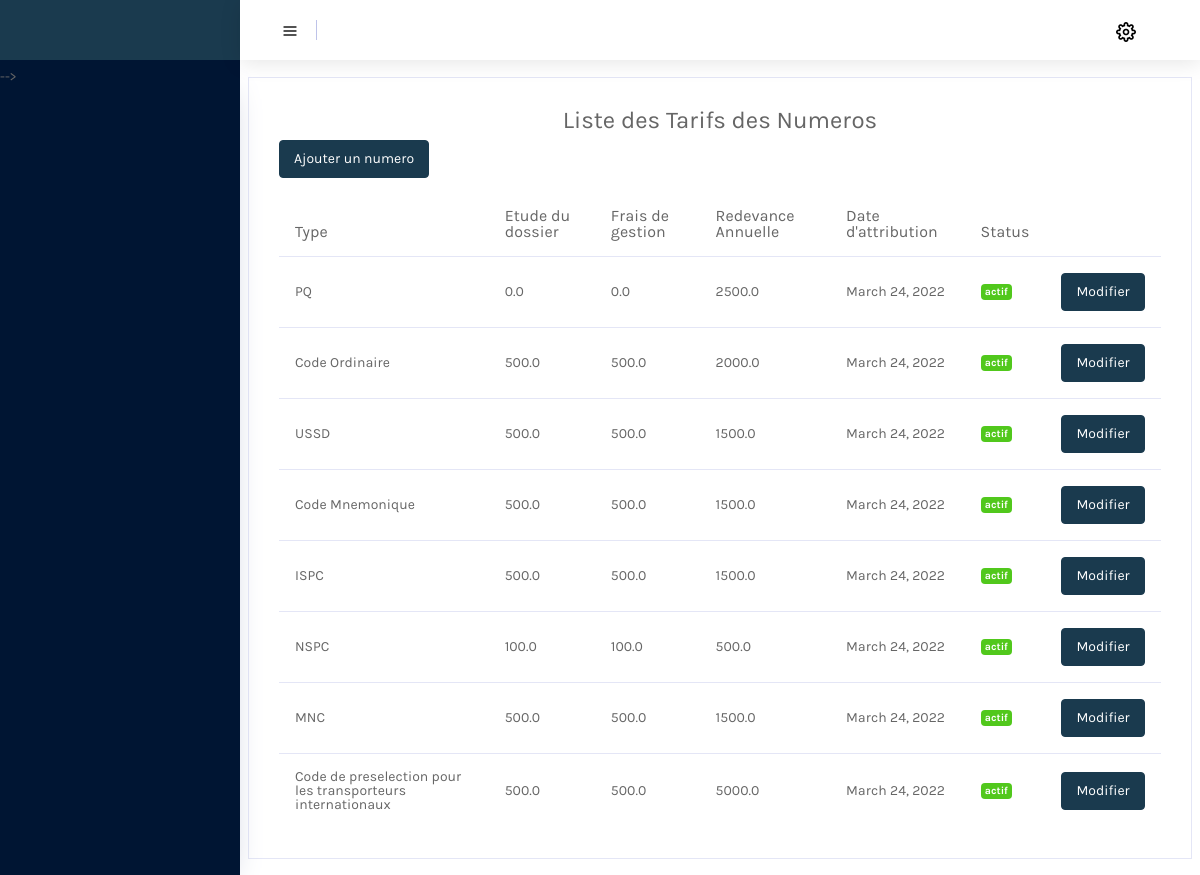
Page /liste_tarifNumero/ (signed in) on the earlier database version.
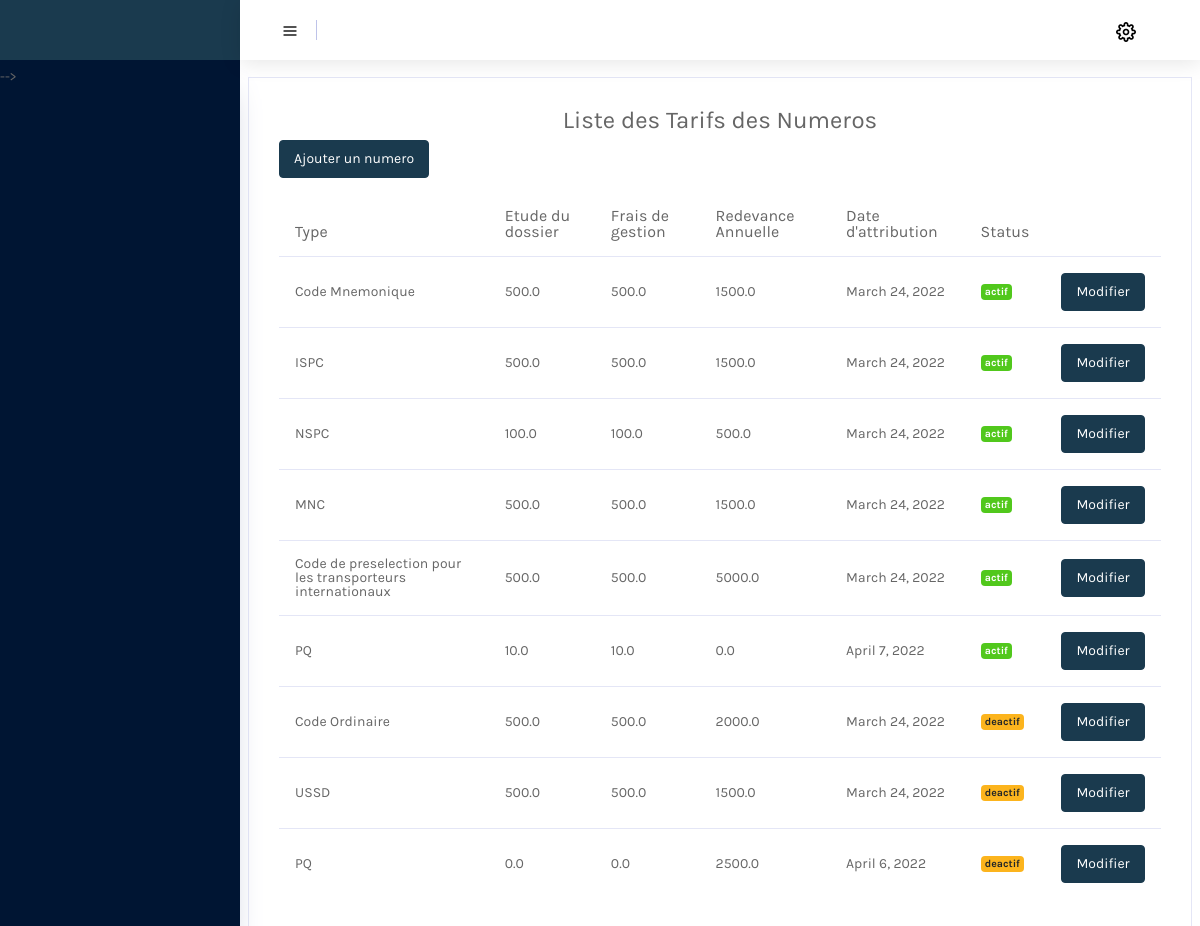
Same page on the later database version.
### gestionclient/models.py (models this page shows)
class TarifFFNumero(models.Model):
    TYPE = (
        ('PQ','PQ'),
        ('Code Ordinaire','Code Ordinaire'),
        ('USSD','USSD'),
        ('Code Mnemonique','Code Mnemonique'),
        ('ISPC','ISPC'),
        ('NSPC','NSPC'),
        ('MNC','MNC'),
        ('Code de preselection pour les transporteurs internationaux','Code de preselection pour les transporteurs internationaux'),
    )
    type = models.CharField(max_length=200,  null=True, choices=TYPE)
    etudeDossier = models.FloatField(max_length=200, null=True)
    fraisGestion = models.FloatField(max_length=200, null=True)
    redevanceAnn = models.FloatField(max_length=200, null=True)
    etat = models.CharField(max_length=200, null=True, default='actif')
    dateAtri = models.DateField(auto_now_add= True, null= True)

### gestionclient/views.py (the view)
# urls.py: path('liste_tarifNumero/', views.ListeTarifNum,name='ListeTarifNum'),
@login_required(login_url='login_page')
def ListeTarifNum(request):
    context = {
        'tarifs': TarifFFNumero.objects.all().order_by('etat'),
        'today':date.today(),
    }
    return render(request,'gestionclient/Tarif_Numero/ListeTarif.html',context)

### gestionclient/views.py (called while the page is built)
def etatNum():
    numeros = NumeroCourt.objects.filter( etat = 'actif').exclude( periode = 0)
    today = date.today()
    for numero in numeros:
        delais = today - numero.dateAtri
        if delais.days > numero.periode:
            numero.etat = 'deactif'
            numero.save()

### gestionclient/templates/gestionclient/Tarif_Numero/ListeTarif.html
{%  extends 'gestionclient/base.html' %}
{% block content %}
<div class="row">
    <div class="col-lg-12 grid-margin">
        <br>
        <div class="card">
            <div class="card-body">
                <div class="d-flex justify-content-center">
                   <h4>Liste des Tarifs des Numeros</h4>
                </div>
                <p class="card-description">
                <a href="{% url 'ajoutertarifNumero' %}"><button type="button" class="btn btn-primary">Ajouter un numero</button></a>
                  </p>
                <div class="table-responsive">
                <table class="table table-hover">
                    <thead>
                    <tr>
                        <th>Type</th>
                        <th>Etude du dossier</th>
                        <th>Frais de gestion</th>
                        <th>Redevance Annuelle</th>
                        <th>Date d'attribution</th>
                        <th>Status</th>
                        <th colspan="5"></th>
                    </tr>
                    </thead>
                    <tbody>
                    {% if tarifs %}
                    {% for tarif in tarifs %}
                    <tr>
                        <td>{{ tarif.type }}</td>
                        <td>{{ tarif.etudeDossier }}</td>
                        <td>{{ tarif.fraisGestion }}</td>
                        <td>{{ tarif.redevanceAnn }}</td>
                        <td>{{ tarif.dateAtri }}</td>
                        {% if  tarif.etat == 'actif' %}
                        <td><label class="badge badge-success" >{{  tarif.etat }}</label></td>
                        {% else %}
                        <td><label class="badge badge-warning" >{{  tarif.etat }}</label></td>
                        {% endif %}
                        <td>
                            <a href=""><button type="button" class="btn btn-primary" >Modifier</button></a>
                        </td>
                    </tr>
                    {% endfor %}
                    {% else %}
                            <h2>Pas de certificat</h2>
                    {% endif %}
                    </tbody>
                </table>
                </div>
            </div>
        </div>
    </div>
</div>
{% endblock %}

### gestionclient/templates/gestionclient/base.html (shortened to what this page needs)
{% load static %}
<!DOCTYPE html>
<html lang="en">
<head>
  <link rel="stylesheet" href="{% static '/vendors/mdi/css/materialdesignicons.min.css' %}">
  <link rel="stylesheet" href="{% static '/vendors/feather/feather.css' %}">
  <link rel="stylesheet" href="{% static '/vendors/base/vendor.bundle.base.css' %}">
  <link rel="stylesheet" href="https://cdnjs.cloudflare.com/ajax/libs/font-awesome/6.0.0/css/all.min.css" />
  <link rel="stylesheet" href="{% static '/vendors/flag-icon-css/css/flag-icon.min.css' %}"/>
  <link rel="stylesheet" href="{% static '/vendors/font-awesome/css/font-awesome.min.css' %}">
  <link rel="stylesheet" href="{% static '/vendors/jquery-bar-rating/fontawesome-stars-o.css' %}">
  <link rel="stylesheet" href="{% static '/vendors/jquery-bar-rating/fontawesome-stars.css' %}">
  <link rel="stylesheet" href="{% static '/css/style.css' %}">
</head>
<body>
  <div class="container-scroller">
    <nav class=" navbar col-lg-12 col-12 p-0 fixed-top d-flex flex-row">
      <div class="text-center navbar-brand-wrapper d-flex align-items-center justify-content-center">
      </div>
      <div class="navbar-menu-wrapper d-flex align-items-center justify-content-end">
        <button class="navbar-toggler navbar-toggler align-self-center" type="button" data-toggle="minimize">
          <span class="icon-menu"></span>
        </button>
        <ul class="navbar-nav navbar-nav-right">
            <li class="nav-item dropdown d-flex mr-4 ">
              <a class="nav-link count-indicator dropdown-toggle d-flex align-items-center justify-content-center" id="notificationDropdown" href="#" data-toggle="dropdown">
                <i class="icon-cog"></i>
              </a>
            </li>
        </ul>
      </div>
    </nav>
    <div class="container-fluid page-body-wrapper">
      <nav class="sidebar sidebar-offcanvas" id="sidebar">
        <ul class="nav">
          {% if name == 'finance' %}
          <li class="nav-item">
            <a class="nav-link" href="{% url 'listeClient_page' %}">
              <i class="fa-solid fa-user-group menu-icon"></i>
              <span class="menu-title">Stats</span>
            </a>
          </li>
          <li class="nav-item">
            <a class="nav-link" data-toggle="collapse" href="#numero-basic" aria-expanded="false" aria-controls="numero-basic">
              <i class="icon-circle-check menu-icon"></i>
              <span class="menu-title">Numerotations
                {% if facturer > 0 %}
                <label class="badge badge-warning">{{ facturer }}</label>
                {% endif %}
              </span>
              <i class="menu-arrow"></i>
            </a>
            <div class="collapse" id="numero-basic">
              <ul class="nav flex-column ">
                <li class="nav-item"><a class="nav-link" href="{% url 'Listeff' %}">Fiche Facturation
                  {% if facturer > 0 %}
                <label class="badge badge-warning">{{ facturer }}</label>
                {% endif %}
                </a></li>
                <li class="nav-item"><a class="nav-link" href="{% url 'Listefactfiche' %}">Liste des factures</a></li>
              </ul>
            </div>
          </li>
          <li class="nav-item">
            <a class="nav-link" data-toggle="collapse" href="#agrement-basic" aria-expanded="false" aria-controls="agrement-basic">
              <i class="icon-circle-check menu-icon"></i>
              <span class="menu-title">Cert.Agrement
                {% if certAgr > 0 %}
                <label class="badge badge-warning">{{ certAgr }}</label>
                {% endif %}
              </span>
              <i class="menu-arrow"></i>
            </a>
            <div class="collapse" id="agrement-basic">
              <ul class="nav flex-column ">
                <li class="nav-item"><a class="nav-link" href="{% url 'ListCetAfact' %}">Fiche Facturation
                  {% if certAgr > 0 %}
                <label class="badge badge-warning">{{ certAgr }}</label>
                {% endif %}
                </a></li>
                <li class="nav-item"><a class="nav-link" href="{% url 'ListConstructeur' %}">Numero Court</a></li>
                <li class="nav-item"><a class="nav-link" href="{% url 'ListEqui' %}">Numero Long</a></li>
              </ul>
            </div>
          </li>
          <li class="nav-item">
            <a class="nav-link" data-toggle="collapse" href="#conformite-basic" aria-expanded="false" aria-controls="conformite-basic">
              <i class="icon-circle-check menu-icon"></i>
              <span class="menu-title">Cert.Conformite
                {% if conf > 0 %}
                <label class="badge badge-warning">{{ conf }}</label>
                {% endif %}
              </span>
              <i class="menu-arrow"></i>
            </a>
            <div class="collapse" id="conformite-basic">
              <ul class="nav flex-column ">
                <li class="nav-item"><a class="nav-link" href="{% url 'ListCertConfAfact' %}">Liste conformite
                  {% if conf > 0 %}
                  <label class="badge badge-warning">{{ conf }}</label>
                  {% endif %}
                </a></li>
                <!-- <li class="nav-item"><a class="nav-link" href="{% url 'ListConstructeur' %}">Numero Court</a></li>
                <li class="nav-item"><a class="nav-link" href="{% url 'ListEqui' %}">Numero Long</a></li> -->
              </ul>
            </div>
          </li>
          <li class="nav-item">
            <a class="nav-link" data-toggle="collapse" href="#homologation-basic" aria-expanded="false" aria-controls="homologation-basic">
              <i class="icon-circle-check menu-icon"></i>
              <span class="menu-title">Cert.Homologation
                {% if homolo > 0 %}
                <label class="badge badge-warning">{{ homolo }}</label>
                {% endif %}
              </span>
              <i class="menu-arrow"></i>
            </a>
            <div class="collapse" id="homologation-basic">
              <ul class="nav flex-column ">
                <li class="nav-item"><a class="nav-link" href="{% url 'ListCertHomAfact' %}">Liste Homologation
                  {% if homolo > 0 %}
                <label class="badge badge-warning">{{ homolo }}</label>
                {% endif %}
                </a></li>
                <!-- <li class="nav-item"><a class="nav-link" href="{% url 'ListConstructeur' %}">Numero Court</a></li>
                <li class="nav-item"><a class="nav-link" href="{% url 'ListEqui' %}">Numero Long</a></li> -->
              </ul>
            </div>
          </li>
          <li class="nav-item">
            <a class="nav-link" href="{% url 'ListeTaux' %}">
              <i class=" menu-icon"></i>
              <span class="menu-title">Taux</span>
            </a>
          </li>
          <li class="nav-item">
            <a class="nav-link" href="{% url 'ListeTarifNum' %}">
              <i class=" menu-icon"></i>
              <span class="menu-title">Tarif Numero</span>
            </a>
          </li>
          <li class="nav-item">
            <a class="nav-link" href="{% url 'ListeTarifFSVANum' %}">
              <i class=" menu-icon"></i>
              <span class="menu-title">Tarif FSVA</span>
            </a>
          </li>
          <li class="nav-item">
            <a class="nav-link" href="{% url 'ListeTarifsHomo' %}">
              <i class=" menu-icon"></i>
              <span class="menu-title">Tarif Homologation</span>
            </a>
          </li>
          <li class="nav-item">
            <a class="nav-link" href="{% url 'ListeTarifsAgr' %}">
              <i class=" menu-icon"></i>
              <span class="menu-title">Tarif Agrement</span>
            </a>
          </li>
          <li class="nav-item">
            <a class="nav-link" href="{% url 'ListeTarifsConf' %}">
              <i class=" menu-icon"></i>
              <span class="menu-title">Tarif Conformite</span>
            </a>
          </li>
          {% elif request.user.is_staff %} -->
          {% endif %}
        </ul>
      </nav>
      <div class="main-panel">
        <div class="container-fluid">
            {% block content %}
            {% endblock %}
        </div>
      </div>
    </div>
  </div>
</body>
</html>

Differences in the rows shown:
removed TarifFFNumero: type "PQ", etudeDossier "0.0", fraisGestion "0.0", redevanceAnn "2500.0", dateAtri "March 24, 2022", etat "actif"
added TarifFFNumero: type "PQ", etudeDossier "10.0", fraisGestion "10.0", redevanceAnn "0.0", dateAtri "April 7, 2022", etat "actif"
changed TarifFFNumero "Code Ordinaire": etat "actif" → "deactif"; moves down the list
changed TarifFFNumero "USSD": etat "actif" → "deactif"; moves down the list
added TarifFFNumero: type "PQ", etudeDossier "0.0", fraisGestion "0.0", redevanceAnn "2500.0", dateAtri "April 6, 2022", etat "deactif"
